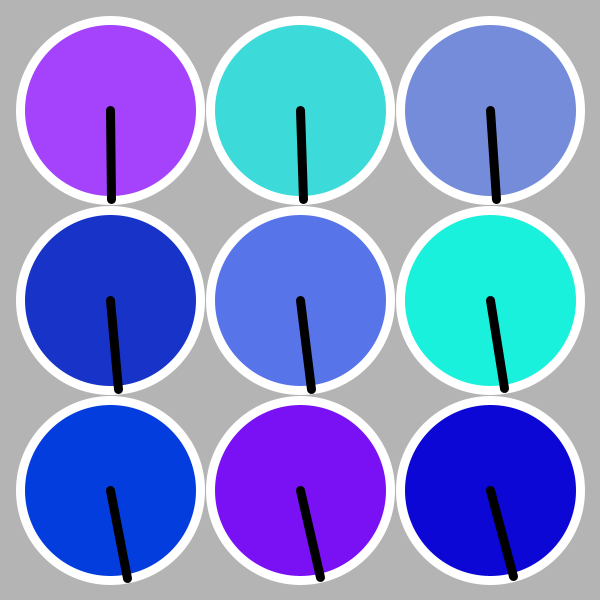
Frame 1 (no input)
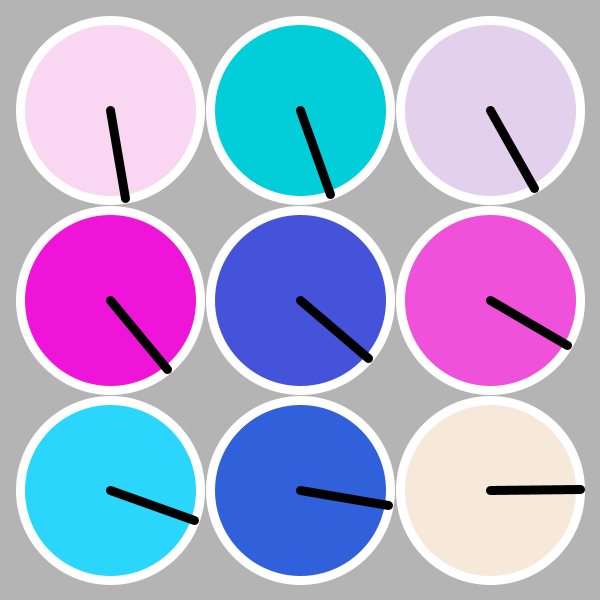
Frame 60 (the mouse pressed at the canvas centre just before this capture)
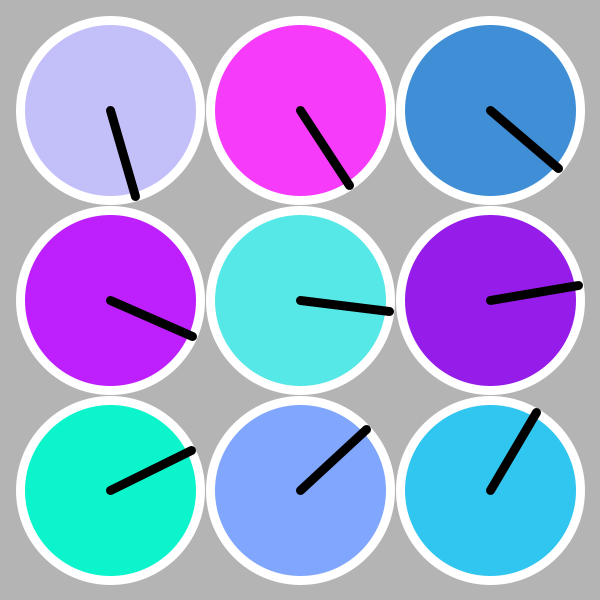
Frame 120 (the mouse held since frame 60 and released just before this capture)

The Processing sketch that drew these frames (run headless with seeded random() and noise(); from frame 60 on, the mouse is pressed at the canvas centre):

// Processing sketch: w2_04
// ── w2_04.pde
/*
 * Creative Coding
 * Week 2, 04 - The Clocks!
 * by Indae Hwang and Jon McCormack
 * Updated 2016
 * Copyright (c) 2014-2016 Monash University
 *
 * This program draws a grid of circular "clocks", whose hands move according to the elasped time.
 * The higher the clock number the faster it moves, the first clock takes 1 min to go all the way around.
 * The function "movingCircle" is used to draw each clock. It is passed the position, size and hand angle
 * as arguments.
 *
 * Updated version: this updated version correctly sets margin and gutter distances
 * 
 */

void setup() {
  size(600, 600);
  background(180);
  rectMode(CENTER);
  ellipseMode(CENTER);
  noStroke();
}


void draw() {
  background(180);
  noStroke();

  int gridSize = 3;  // the number of rows and columns
  int margin = 20; // margin between the edges of the screen and the circles

  float gutter = 10; //distance between each cell
  float cellsize = ( width - (2 * margin) - gutter * (gridSize - 1) ) / gridSize; // size of each circle

  int circleNumber = 0; // counter

  for (int i=0; i<gridSize; i++) { // column in y
    for (int j=0; j<gridSize; j++) { // row in x
      ++circleNumber;

      float tx = margin + cellsize/2  + (cellsize + gutter) * j;
      float ty = margin + cellsize/2  + (cellsize + gutter) * i;

      movingCircle(tx, ty, cellsize, circleNumber * TWO_PI * millis() / 60000.0);
    }
  }
}//end of draw 


void movingCircle(float x, float y, float size, float angle) {
//  PVector mouse = new PVector(mouseX,mouseY);
 
  // calculate endpoint of the line
  float endpointX = x + (size / 2) * sin(angle) ;
  float endpointY = y + (size / 2) * cos(angle);
 
  stroke(255);
  strokeWeight(9);
  fill(random(0, 255), random(0, 255), random(200, 255));
  ellipse(x, y, size, size); // circle


  
  stroke(0);
  line(x, y, endpointX, endpointY); // yellow line
}
